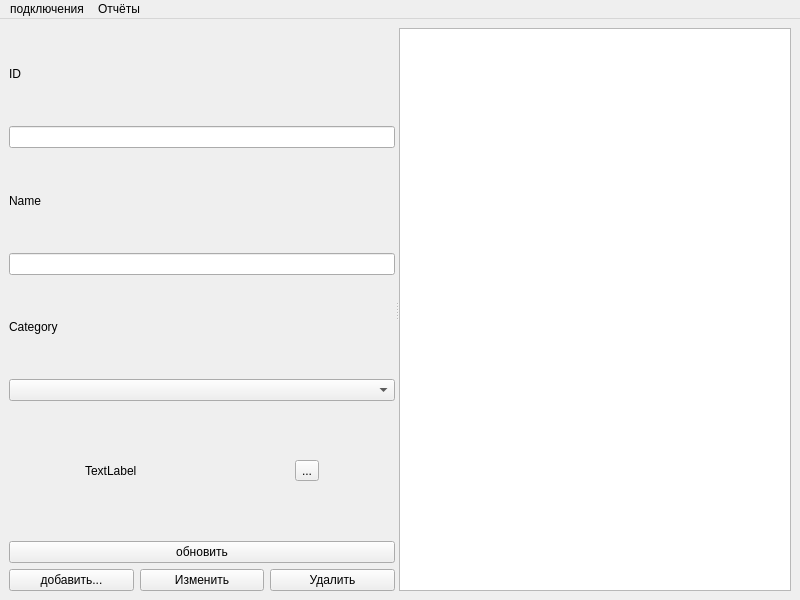
<?xml version="1.0" encoding="UTF-8"?>
<ui version="4.0">
 <class>MainWindow</class>
 <widget class="QMainWindow" name="MainWindow">
  <property name="geometry">
   <rect>
    <x>0</x>
    <y>0</y>
    <width>800</width>
    <height>600</height>
   </rect>
  </property>
  <property name="windowTitle">
   <string>MainWindow</string>
  </property>
  <widget class="QWidget" name="centralwidget">
   <layout class="QHBoxLayout" name="horizontalLayout_3">
    <item>
     <widget class="QSplitter" name="splitter">
      <property name="orientation">
       <enum>Qt::Horizontal</enum>
      </property>
      <widget class="QWidget" name="">
       <layout class="QVBoxLayout" name="verticalLayout_3">
        <item>
         <layout class="QVBoxLayout" name="verticalLayout_2">
          <item>
           <widget class="QLabel" name="label">
            <property name="text">
             <string>ID</string>
            </property>
           </widget>
          </item>
          <item>
           <widget class="QLineEdit" name="lineEdit"/>
          </item>
          <item>
           <widget class="QLabel" name="label_2">
            <property name="text">
             <string>Name</string>
            </property>
           </widget>
          </item>
          <item>
           <widget class="QLineEdit" name="lineEdit_2"/>
          </item>
          <item>
           <widget class="QLabel" name="label_3">
            <property name="text">
             <string>Category</string>
            </property>
           </widget>
          </item>
          <item>
           <widget class="QComboBox" name="comboBox"/>
          </item>
         </layout>
        </item>
        <item>
         <layout class="QHBoxLayout" name="horizontalLayout_2">
          <item>
           <widget class="QLabel" name="label_4">
            <property name="minimumSize">
             <size>
              <width>128</width>
              <height>128</height>
             </size>
            </property>
            <property name="maximumSize">
             <size>
              <width>128</width>
              <height>128</height>
             </size>
            </property>
            <property name="text">
             <string>TextLabel</string>
            </property>
           </widget>
          </item>
          <item>
           <widget class="QToolButton" name="toolButton">
            <property name="text">
             <string>...</string>
            </property>
           </widget>
          </item>
         </layout>
        </item>
        <item>
         <layout class="QVBoxLayout" name="verticalLayout">
          <item>
           <widget class="QPushButton" name="pushButton">
            <property name="text">
             <string>обновить</string>
            </property>
           </widget>
          </item>
          <item>
           <layout class="QHBoxLayout" name="horizontalLayout">
            <item>
             <widget class="QPushButton" name="pushButton_2">
              <property name="text">
               <string>добавить...</string>
              </property>
             </widget>
            </item>
            <item>
             <widget class="QPushButton" name="pushButton_3">
              <property name="text">
               <string>Изменить</string>
              </property>
             </widget>
            </item>
            <item>
             <widget class="QPushButton" name="pushButton_4">
              <property name="text">
               <string>Удалить</string>
              </property>
             </widget>
            </item>
           </layout>
          </item>
         </layout>
        </item>
       </layout>
      </widget>
      <widget class="QTableView" name="tableView">
       <property name="contextMenuPolicy">
        <enum>Qt::CustomContextMenu</enum>
       </property>
       <property name="selectionMode">
        <enum>QAbstractItemView::SingleSelection</enum>
       </property>
       <property name="selectionBehavior">
        <enum>QAbstractItemView::SelectRows</enum>
       </property>
      </widget>
     </widget>
    </item>
   </layout>
  </widget>
  <widget class="QMenuBar" name="menubar">
   <property name="geometry">
    <rect>
     <x>0</x>
     <y>0</y>
     <width>800</width>
     <height>21</height>
    </rect>
   </property>
   <widget class="QMenu" name="menu">
    <property name="title">
     <string>подключения</string>
    </property>
    <addaction name="action"/>
   </widget>
   <widget class="QMenu" name="menu_2">
    <property name="title">
     <string>Отчёты</string>
    </property>
    <addaction name="action_Wor"/>
    <addaction name="action_PDF"/>
   </widget>
   <addaction name="menu"/>
   <addaction name="menu_2"/>
  </widget>
  <action name="action">
   <property name="text">
    <string>подключиться к бд</string>
   </property>
  </action>
  <action name="action_Wor">
   <property name="text">
    <string>Простой отчёт в Word...</string>
   </property>
  </action>
  <action name="action_PDF">
   <property name="text">
    <string>Простой отчёт PDF...</string>
   </property>
  </action>
 </widget>
 <resources/>
 <connections/>
</ui>
